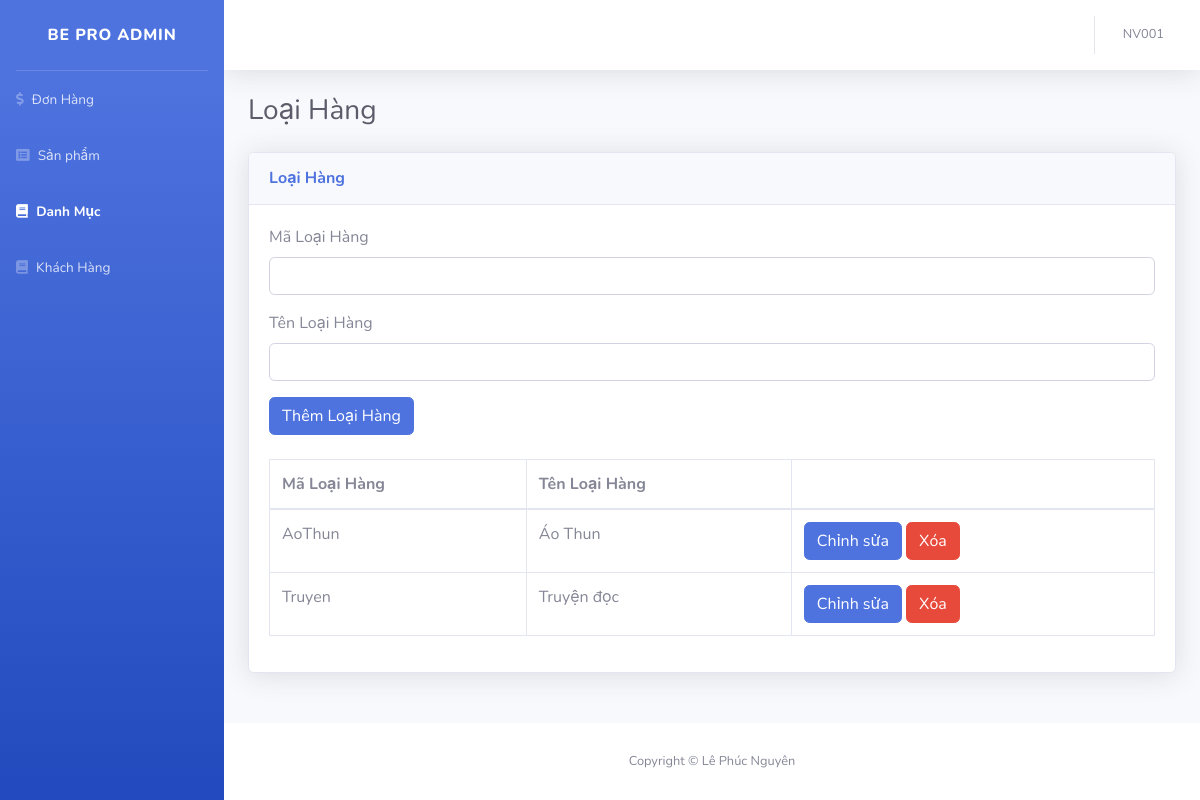
The app's page /admin/index.php?module=category (signed in), older data.
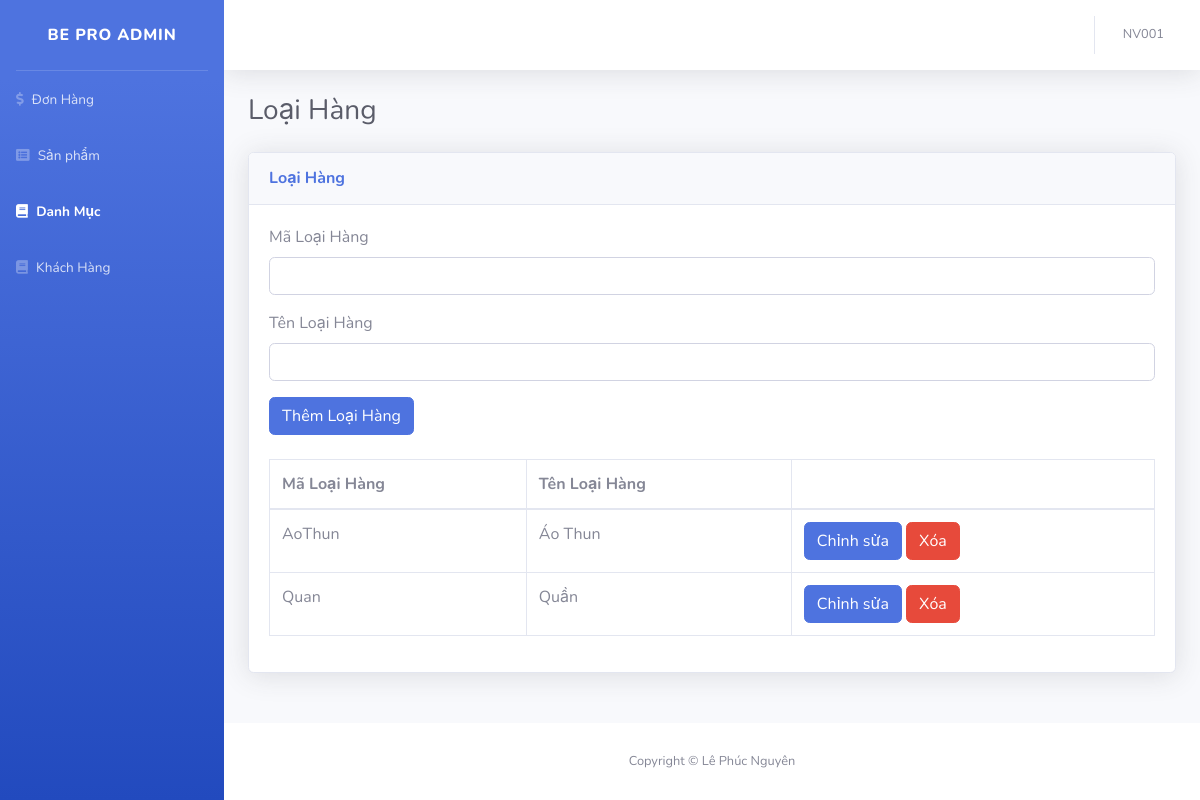
The same page, newer data.
### tables this page shows
CREATE TABLE `loaihanghoa` (
  `MaLoaiHang` char(10) NOT NULL,
  `TenLoaiHang` varchar(45) NOT NULL
);

### admin/modules/category/index.php (the view, shortened to what this page needs)
<div class="container-fluid">
<div class="d-sm-flex align-items-center justify-content-between mb-4">
  <h1 class="h3 mb-0 text-gray-800">Loại Hàng</h1>
</div>
<div class="row">
    <div class="col-12">
        <div class="card shadow mb-4">
            <div class="card-header py-3">
                <h6 class="m-0 font-weight-bold text-primary">Loại Hàng</h6>
            </div>
            <div class="card-body">
                <form action="./modules/category/process.php" method="POST">
                    <div class="form-group">
                        <label>Mã Loại Hàng</label>
                        <input type="text" name="MaLoaiHang" class="form-control"/>
                    </div>
                    <div class="form-group">
                        <label>Tên Loại Hàng</label>
                        <input type="text" name="TenLoaiHang" class="form-control" />
                    </div>
                    <button type="submit" class="btn btn-primary" name="themloaihang">Thêm Loại Hàng</button>
                </form>
                <div class="table-responsive">
                <table class="table mt-4 table-bordered table-data" data-get="orders">
                    <thead>
                    <tr>
                        <th>Mã Loại Hàng</th>
                        <th>Tên Loại Hàng</th>
                        <th></th>
                    </tr>
                    </thead>
                    <tbody>
                        <?php
                            $sql = "SELECT * FROM LOAIHANGHOA;";
                            $result = mysqli_query($db, $sql);
                            while($row = mysqli_fetch_assoc($result)):
                        ?>
                            <tr>
                                <td><?=$row["MaLoaiHang"]?></td>
                                <td><?=$row["TenLoaiHang"]?></td>
                                <td>
                                    <a href="index.php?module=category&action=edit&id=<?=$row["MaLoaiHang"]?>" class="btn btn-primary">
                                        Chỉnh sửa
                                    </a>
                                    <a href="./modules/category/process.php?action=xoa&id=<?=$row["MaLoaiHang"]?>" class="btn btn-danger">
                                        Xóa
                                    </a>
                                </td>
                            </tr>
                        <?php
                            endwhile;
                        ?>
                    </tbody>
                </table>
                </div>
            </div>
            </div>
        </div>
    </div>
</div>

Row changes from the older to the newer data that the page shows:
removed loaihanghoa: MaLoaiHang "Truyen", TenLoaiHang "Truyện đọc"
added loaihanghoa: MaLoaiHang "Quan", TenLoaiHang "Quần"
